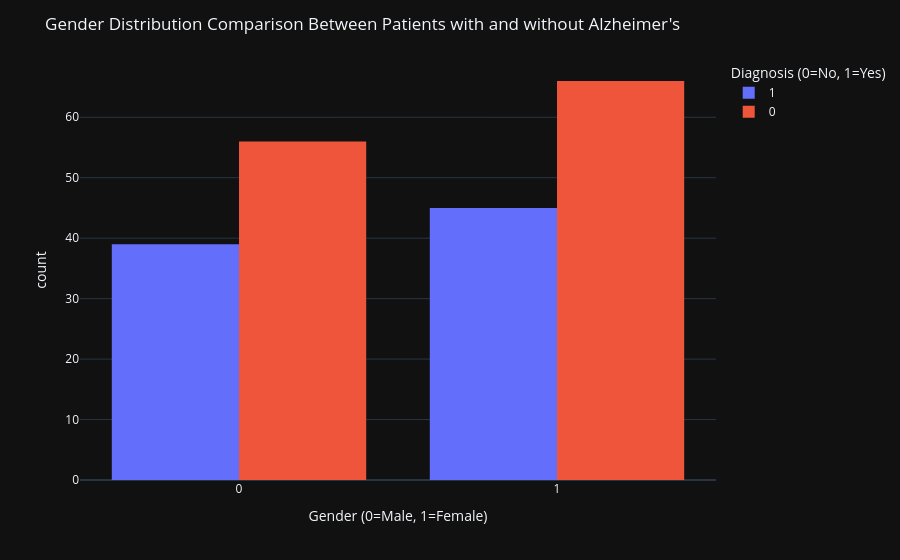

Notebook source saved alongside this figure:
### Markdown cell above
Checking the gender distribution of diagnosis outcomes, across all ethnic groups.

### Code cell
import plotly.express as px
fig = px.histogram(df_asian, x='Gender', color='Diagnosis', barmode='group', labels={'Gender':'Gender (0=Male, 1=Female)',
                                                                                 'Diagnosis':'Diagnosis (0=No, 1=Yes)'}, 
                   template="plotly_dark")
fig.update_layout(title="Gender Distribution Comparison Between Patients with and without Alzheimer's")
fig.show()

### Figure 1 — Plotly figure (JSON) as saved in the notebook; plotly's stock layout.template omitted (floating-point values rounded to 4 significant figures)
{"data": [{"alignmentgroup": "True", "bingroup": "x", "hovertemplate": "Diagnosis (0=No, 1=Yes)=1<br>Gender (0=Male, 1=Female)=%{x}<br>count=%{y}<extra></extra>", "legendgroup": "1", "marker": {"color": "#636efa", "pattern": {"shape": ""}}, "name": "1", "offsetgroup": "1", "orientation": "v", "showlegend": true, "type": "histogram", "x": [1, 0, 1, 1, 0, 1, 1, 1, 1, 1, 1, 1, 0, 0, 1, 1, 0, 0, 1, 1, 0, 0, 1, 1, 1, 0, 1, 0, 0, 0, 1, 1, 1, 1, 0, 0, 1, 1, 0, 0, 1, 1, 0, 0, 0, 1, 0, 0, 0, 0, 0, 1, 1, 0, 1, 0, 0, 1, 1, 1, 0, 0, 0, 1, 0, 1, 0, 1, 0, 0, 0, 0, 1, 0, 1, 0, 0, 1, 1, 1, 1, 1, 1, 1], "xaxis": "x", "yaxis": "y"}, {"alignmentgroup": "True", "bingroup": "x", "hovertemplate": "Diagnosis (0=No, 1=Yes)=0<br>Gender (0=Male, 1=Female)=%{x}<br>count=%{y}<extra></extra>", "legendgroup": "0", "marker": {"color": "#EF553B", "pattern": {"shape": ""}}, "name": "0", "offsetgroup": "0", "orientation": "v", "showlegend": true, "type": "histogram", "x": [1, 0, 0, 0, 1, 0, 0, 0, 0, 1, 1, 1, 1, 1, 1, 0, 0, 1, 0, 0, 1, 1, 1, 0, 0, 0, 1, 0, 0, 1, 0, 0, 1, 0, 0, 0, 1, 1, 1, 0, 0, 0, 0, 1, 1, 0, 0, 1, 0, 0, 0, 0, 1, 1, 1, 1, 1, 0, 0, 0, 1, 0, 0, 1, 1, 0, 1, 0, 0, 0, 1, 1, 1, 0, 1, 0, 0, 1, 1, 0, 0, 1, 0, 1, 1, 1, 1, 1, 1, 0, 1, 1, 0, 0, 1, 1, 1, 1, 0, 1, 1, 1, 0, 1, 1, 1, 1, 1, 1, 1, 1, 1, 1, 0, 0, 0, 1, 1, 0, 1, 0, 1], "xaxis": "x", "yaxis": "y"}], "layout": {"autosize": true, "barmode": "group", "legend": {"title": {"text": "Diagnosis (0=No, 1=Yes)"}, "tracegroupgap": 0}, "margin": {"t": 60}, "title": {"text": "Gender Distribution Comparison Between Patients with and without Alzheimer's"}, "xaxis": {"anchor": "y", "autorange": true, "domain": [0, 1], "range": [-0.5, 1.5], "title": {"text": "Gender (0=Male, 1=Female)"}, "type": "linear"}, "yaxis": {"anchor": "x", "autorange": true, "domain": [0, 1], "range": [0, 69.47], "title": {"text": "count"}}}}
